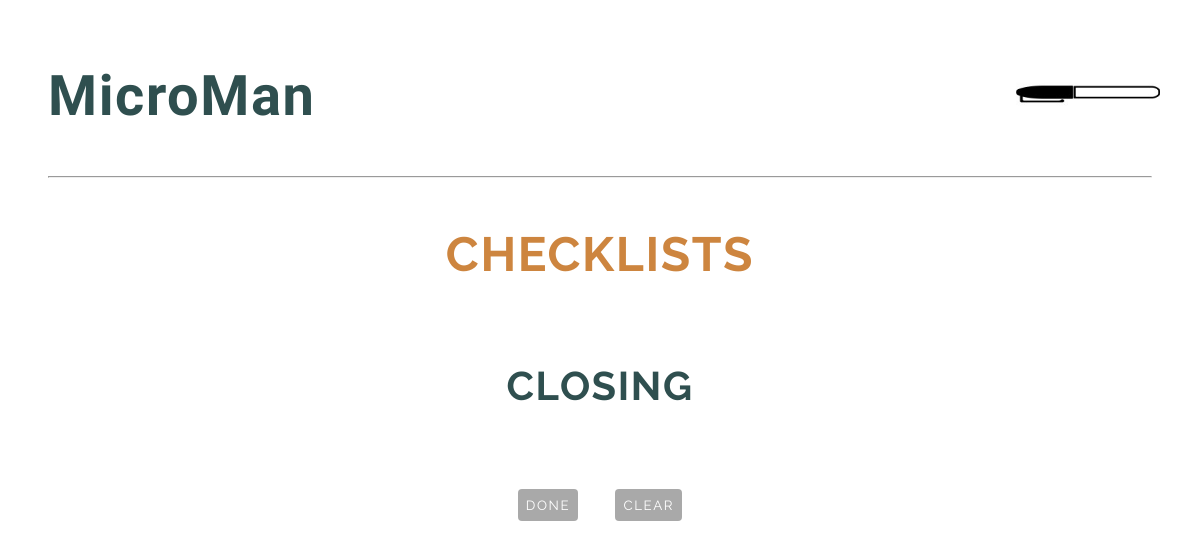
/checklist/closing/ (signed in), run on an earlier commit of the app's database.
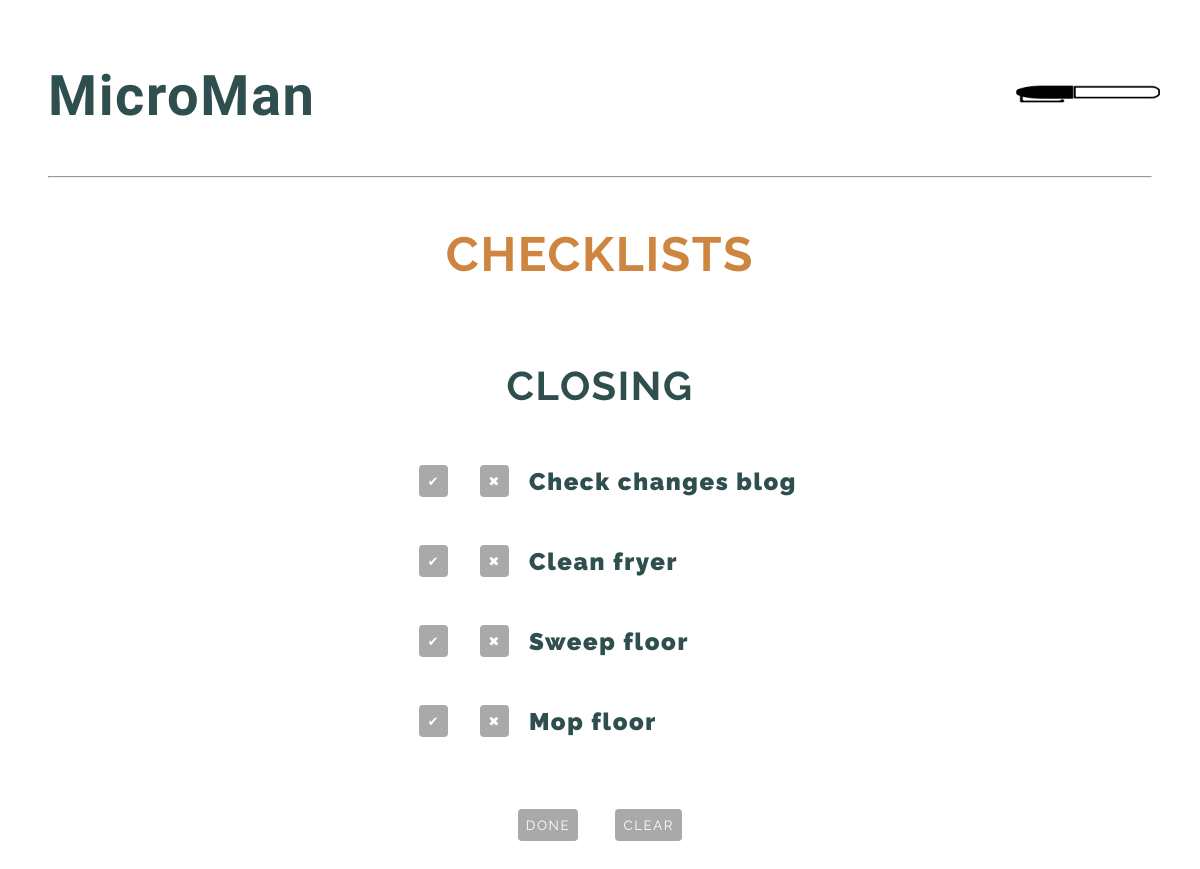
And on a later commit of the database.
### base/models.py (models this page shows, shortened)
class Task(models.Model):
  user = models.ForeignKey(CustomUser, related_name='task', on_delete=models.SET_NULL, null=True)
  shift_lists = (
    ('Opening', 'Opening'),
    ('Closing', 'Closing'),
    ('Mid', 'Mid')
  )
  shift = models.CharField(max_length=7, choices=shift_lists)
  name = models.CharField(max_length=200)
  checked = models.BooleanField(null=True)
  updated = models.DateTimeField(auto_now=True)
  created = models.DateTimeField(auto_now_add=True)

### base/views.py (the view)
# urls.py: path('checklist/closing/', views.closing, name='closing'),
def closing(request):
    tasks = Task.objects.all()
    context = {'tasks': tasks}
    return render(request, 'closing.html', context)

### templates/closing.html
{% extends 'main.html' %}
{% load static %}
{% block content %}
<h2 class='h2-header'>CHECKLISTS</h2>
<div id='checklists-container'>
  <h3>CLOSING</h3>
  <div class='checklist'>
  {% for task in tasks %}
    {% if task.shift == 'Closing' %}
      <div class='checklist-div'>
        <p class='checklist-btn-p'>
          <button class='chk-btn'>&#10004;</button>
          <button class='x-btn'>&#10006;</button>
        </p>
        <p class='checklist-p'>{{ task.name }}</p>
      </div>
    {% endif %}
  {% endfor %}
  </div>
  <div>
    <button type='submit'>DONE</button>
    <button type='submit'>CLEAR</button>
  </div>
</div>
{% endblock content %}

What changed in the data, as far as the page shows it:
added Task: name "Check changes blog"
added Task: name "Clean fryer"
added Task: name "Sweep floor"
added Task: name "Mop floor"
